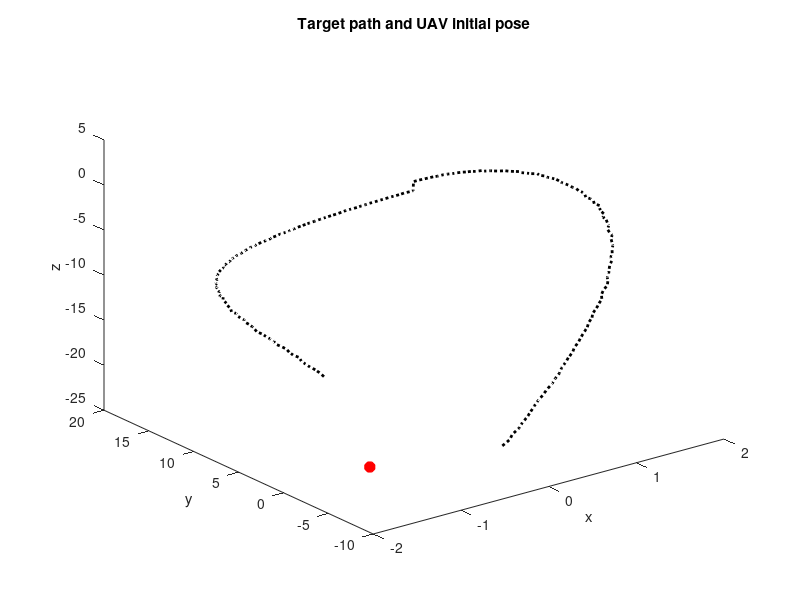

The MATLAB source for this figure: (Note: this script raises an error after producing the figure.)
%% Scenario
clc; clear all
   for section=1
    %% Setting target path 
    N_sim=200; % total simulation step 
    t0=0; tf=10;
    dt=(tf-t0)/N_sim;
    t_sim=linspace(t0,tf,N_sim); % global time clock 
    
    theta=linspace(-pi/2,pi/2,N_sim/2);
    R=5;
    xs=R*cos(theta)/3; ys=R*sin(theta); zs=2-(t_sim(1:N_sim/2)-t_sim(N_sim/2)).^2;
    
    target_path=[xs;ys;zs]; % positional history of target
    
    xs=-xs; ys=ys+2*R; zs=1-(t_sim(N_sim/2+1:end)-t_sim(N_sim/2)).^2;
    target_path=[target_path [xs;ys;zs]];
    target_path=target_path+normrnd(0,0.01,[3 length(target_path)]);
    
    
    
    %% UAV inital position 
    p0=target_path(:,1)'+[-1 5 -2];
    v0=[0 0 0];
    a0=[0 0 0];
    
    
    %% check the target trajectory 
    figure
    plot3(target_path(1,:),target_path(2,:),target_path(3,:),'k:','LineWidth',2)
    hold on 
    plot3(p0(1),p0(2),p0(3),'r*','MarkerSize',8,'LineWidth',3)
    title('Target path and UAV initial pose')
    xlabel('x'); ylabel('y'); zlabel('z')
    
    %% Setting 
    addpath('FOV_opti')
    do_fit=true; % should we perform fitting ? 
    replan=true;
    Xr=p0; Vr=v0;  % position and velocity of UAV 
    N_obs=10;
    obs_period=N_obs*dt;  % observation period 
    pred_period=1.5*N_obs*dt; % prediction period
    pred_acc_error_tol=0.05;  % accumulated prediction error toloerance  
   end
%% Simulation start 
X_target_history=[];
X_UAV_history=[]; V_UAV_history=[]; A_UAV_history=[];
t_history=[];
for step=N_obs:N_sim    
 %% Prediction and Planning
for section=2
        
    t_cur=t_sim(step); % current time 
    t_history=[t_history t_cur];
    X_target=target_path(:,step); % current target position 
    X_target_history=[X_target_history X_target];
    
    obs_pnts=target_path(:,step-N_obs+1:step);   
    obs_t=t_sim(step-N_obs+1:step);

    n_target=3; % target motion fitting poly order 
    %% Normal polyfit 
%     px=polyfit(obs_t,obs_pnts(1,:),n);
%     py=polyfit(obs_t,obs_pnts(2,:),n);
%     pz=polyfit(obs_t,obs_pnts(3,:),n);
% 
%     t_pred=linspace(0,1,20);
%     fit_pnts=[polyval(px,t_pred); polyval(py,t_pred) ;polyval(pz,t_pred) ];
%     plot3(fit_pnts(1,:),fit_pnts(2,:),fit_pnts(3,:),'g-','LineWidth',3)

    %% Modified polyfit
    if do_fit 
        fitting_error=0;
        t_fitting_start=t_cur;
       
        ws=linspace(2,2,length(obs_pnts)); % regression weight 
        lambda=0.001; % penalty weight for curvature 

        [px_t,res_x]=target_traj_fitting(obs_t,obs_pnts(1,:),n_target,ws,lambda,obs_period,pred_period);
        [py_t,res_y]=target_traj_fitting(obs_t,obs_pnts(2,:),n_target,ws,lambda,obs_period,pred_period);
        [pz_t,res_z]=target_traj_fitting(obs_t,obs_pnts(3,:),n_target,ws,lambda,obs_period,pred_period);
        do_fit=false;         
    end

    % poly fit error  
    t_exe=(t_cur-t_fitting_start)/pred_period; % evaluation point        
    pred_X_target=[(px_t')*t_vector(t_exe,0,n_target) ; (py_t')*t_vector(t_exe,0,n_target) ; (pz_t')*t_vector(t_exe,0,n_target)];
    fitting_error=fitting_error+norm(X_target-pred_X_target); 
    
    %% Calculate intercept point using optimization 

    % degree of uncertainty 
    sum_res=res_x+res_y+res_z;

    w1=1000; w2=1; % weight of dou and jerk respectively 

    % interception points 
%     tc=fmincon(@(t) w2*double(jerk_fun(px_t(1),px_t(2),px_t(3),px_t(4),a0(1),v0(1),p0(1),py_t(1),py_t(2),py_t(3),py_t(4),...
%         a0(2),v0(2),p0(2),pz_t(1),pz_t(2),pz_t(3),pz_t(4),a0(3),v0(3),p0(3),t))+w1*double(dou_fun(sum_res,t)),0.5,[],[],[],[],0,1);
%     pc=[(px_t')*t_vector(tc,0,n_target) ; (py_t')*t_vector(tc,0,n_target) ; (pz_t')*t_vector(tc,0,n_target)];
%     vc=[(px_t')*t_vector(tc,1,n_target) ; (py_t')*t_vector(tc,1,n_target) ; (pz_t')*t_vector(tc,1,n_target)];

%     plot3(pc(1),pc(2),pc(3),'Color',[0.5 0.2 0.2],'Marker','*','LineWidth',2,'MarkerSize',10)
    %Test the validity of interception point
    % ts=linspace(0.2,1,10);
    % jerks=[]; dous=[];
    % for i=ts
    % jerks=[jerks double(jerk_fun(px(1),px(2),px(3),px(4),a0(1),v0(1),p0(1),py(1),py(2),py(3),py(4),...
    %     a0(2),v0(2),p0(2),pz(1),pz(2),pz(3),pz(4),a0(3),v0(3),p0(3),i))];
    % dous=[dous dou_fun(sum_res,i)];
    % end
    % figure
    % subplot(3,1,1)
    % plot(ts,w2*jerks,'Color',[0 0 0.7])
    % subplot(3,1,2)
    % plot(ts,w1*dous,'Color',[0.7 0 0] )
    % subplot(3,1,3)
    % plot(ts,w1*dous+w2*jerks,'Color',[0 0 0])

end

%% Guidance
for section=3 
    n_pg=6; % poly order of guidance 
    %% method 1 : converge position error and velocity error     
    if replan % if we have to replan the guidance path  
        [px_r,py_r,pz_r] = guidance_path(px_t,py_t,pz_t,Xr,Vr*pred_period,n_pg,9.81*pred_period^2);
        t_buffer_start=t_cur;
        replan=false;           
    end
    
    % guidance command
    t_exe=(t_cur+dt-t_buffer_start)/pred_period; % evaluation point         

    Xd=[(px_r')*t_vector(t_exe,0,n_pg) ; (py_r')*t_vector(t_exe,0,n_pg) ; (pz_r')*t_vector(t_exe,0,n_pg)];
    Vd=[(px_r')*t_vector(t_exe,1,n_pg) ; (py_r')*t_vector(t_exe,1,n_pg) ; (pz_r')*t_vector(t_exe,1,n_pg)]/pred_period;
    Ad=[(px_r')*t_vector(t_exe,2,n_pg) ; (py_r')*t_vector(t_exe,2,n_pg) ; (pz_r')*t_vector(t_exe,2,n_pg)]/pred_period^2;

    %use guidance command 
          
    Xr=Xd; 
    Vr=Vd;
    Ar=Ad;
   
    % history  
    X_UAV_history=[X_UAV_history Xr];
    V_UAV_history=[V_UAV_history Vr];
    A_UAV_history=[A_UAV_history Ar];


    %% method 2 : using interception point 
end
%% check the necessity of replan and fitting 
fprintf('current prediction error: %f\n',fitting_error)

if pred_acc_error_tol<fitting_error 
    do_fit=true; replan=true; 
    disp('replanning activated')
end

%% Plotting 
for section=4
    % target path 
    plot3(target_path(1,:),target_path(2,:),target_path(3,:),'k:','LineWidth',2)
    hold on 
    
    % observation points 
    plot3(obs_pnts(1,:),obs_pnts(2,:),obs_pnts(3,:),'bo','MarkerSize',2,'LineWidth',3)

    % target current position 
    plot3(X_target(1),X_target(2),X_target(3),'r*','MarkerSize',8,'LineWidth',3)
              
    % UAV cur position 
    plot3(Xr(1),Xr(2),Xr(3),'k*','MarkerSize',8,'LineWidth',3)
    
    % future target traj
    t_pred=linspace(0,1,20); % prediction begins from 0 to 1 
    fit_pnts=[polyval(flip(px_t),t_pred); polyval(flip(py_t),t_pred) ;polyval(flip(pz_t),t_pred)];
    plot3(fit_pnts(1,:),fit_pnts(2,:),fit_pnts(3,:),'-','Color',[0 0 0 0.5],'LineWidth',2)
    
    % planned UAV traj 
    fit_pnts=[polyval(flip(px_r),t_pred); polyval(flip(py_r),t_pred) ;polyval(flip(pz_r),t_pred)];
    plot3(fit_pnts(1,:),fit_pnts(2,:),fit_pnts(3,:),'-','Color',[0 0.8 0 ],'LineWidth',3)

    pause(1e-1)    
    
    clf
end

if norm(Xr-X_target)<0.5
    break 
end

end

%% Result 

figure 
subplot(4,1,1)
title('x history')
plot(t_history,X_target_history(1,:))
hold on 
plot(t_history,X_UAV_history(1,:))
legend({'target','UAV'})

subplot(4,1,2)
title('y history')
plot(t_history,X_target_history(2,:))
hold on 
plot(t_history,X_UAV_history(2,:))
legend({'target','UAV'})

subplot(4,1,3)
title('z history')
plot(t_history,X_target_history(3,:))
hold on 
plot(t_history,X_UAV_history(3,:))
legend({'target','UAV'})

subplot(4,1,4)
title('prod(e3,d)')
prod_history=A_UAV_history(1,:).*(X_target_history(1,:) - X_UAV_history(1,:))+...
    A_UAV_history(2,:).*(X_target_history(2,:) - X_UAV_history(2,:))+...
    (A_UAV_history(3,:)+9.81).*(X_target_history(3,:) - X_UAV_history(3,:));
cos_history=(prod_history./col_norm(A_UAV_history+repmat([0 0 9.81]',1,length(prod_history)))./col_norm(X_target_history-X_UAV_history));
plot(t_history,abs(acos(abs(cos_history))-pi/2)*180/pi)
    









